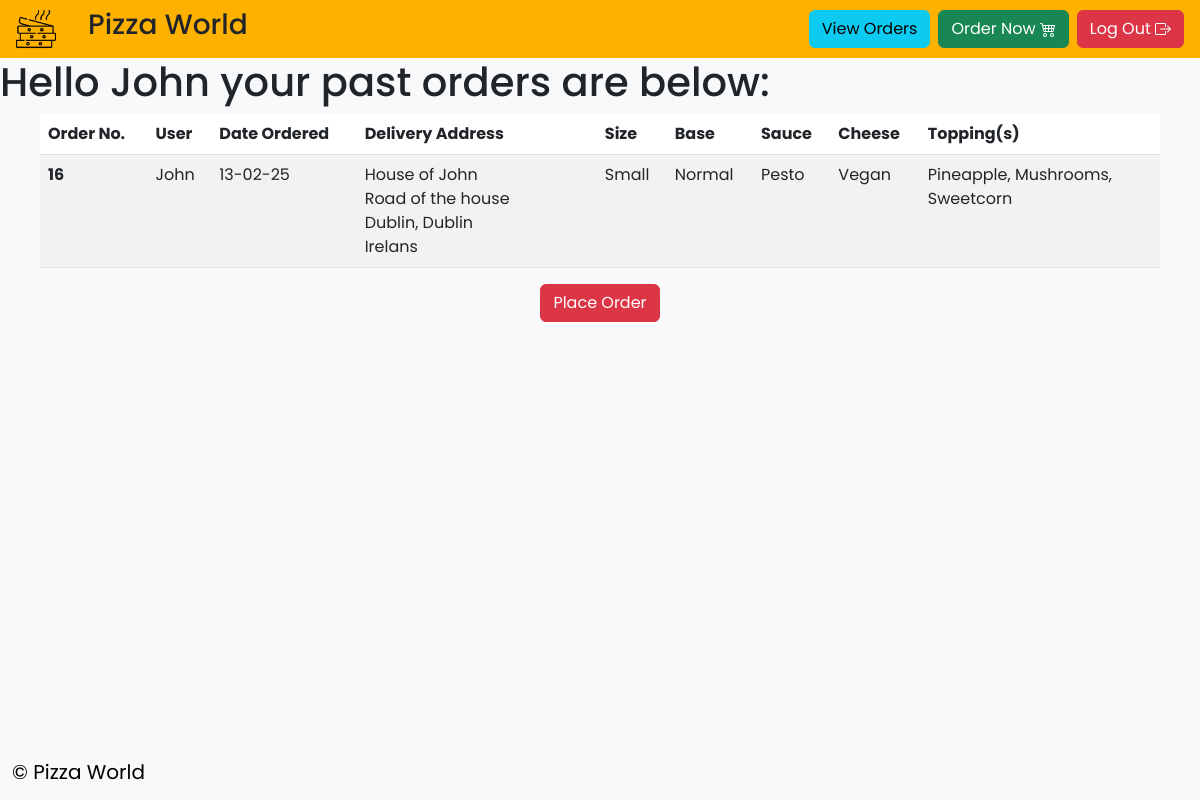
The app's page /dashboard (signed in) with its own data.
### pizzaApp/models.py (models this page shows, shortened)
class OrderDetails(models.Model):
    person = models.ForeignKey(User, on_delete=models.CASCADE)
    size = models.ForeignKey(Size, on_delete=models.CASCADE)
    base = models.ForeignKey(Base, on_delete=models.CASCADE)
    sauce = models.ForeignKey(Sauce, on_delete=models.CASCADE)
    cheese = models.ForeignKey(Cheese, on_delete=models.CASCADE)
    toppings = models.ManyToManyField(Topping)
    time_ordered = models.DateTimeField(auto_now_add=True)

class Payment(models.Model):
    order = models.OneToOneField(OrderDetails, on_delete=models.CASCADE, related_name='payment')
    name = models.CharField(max_length=200)
    address1 = models.CharField(max_length=200)
    address2 = models.CharField(max_length=200)
    address3 = models.CharField(max_length=200, blank=True)
    city = models.CharField(max_length=200)
    county = models.CharField(max_length=200)
    country = models.CharField(max_length=200)
    card_name = models.CharField(max_length=200)
    card_number = models.CharField(max_length=16)
    cvv = models.CharField(max_length=4)
    expire = models.CharField(max_length=7)

class Size(models.Model):
    name = models.CharField(max_length=50, unique=True, default='---')

class Base(models.Model):
    name = models.CharField(max_length=50, unique=True, default='---')

class Sauce(models.Model):
    name = models.CharField(max_length=50, unique=True, default='---')

class Cheese(models.Model):
    name = models.CharField(max_length=50, unique=True, default='---')

class Topping(models.Model):
    name = models.CharField(max_length=50, unique=True, default='---')

### pizzaApp/views.py (the view)
# urls.py: path('dashboard', views.dashboard, name="dashboard"),
def dashboard(request):
    if (not request.user.is_authenticated):
        messages.warning(request, "You are not logged in!")
        return redirect("my-login")
    orders = OrderDetails.objects.filter(person_id=request.user.id).select_related('payment')
    context = {'orders': orders}
    return render(request, 'dashboard.html', context=context)

### pizzaApp/templates/dashboard.html (shortened to what this page needs)
{% extends 'base.html' %}
{% block content %}
    <h1>Hello {{user.username|capfirst}} your past orders are below:</h1>
    {% if orders %}
    <div class="d-flex justify-content-center align-items-center full-height">
    <table class="table table-striped" style="max-width:  70rem;">
        <thead>
            <tr>
                <th scope="col">Order No.</th>
                <th scope="col">User</th>
                <th scope="col">Date Ordered</th>
                <th scope="col">Delivery Address</th>
                <th scope="col">Size</th>
                <th scope="col">Base</th>
                <th scope="col">Sauce</th>
                <th scope="col">Cheese</th>
                <th scope="col">Topping(s)</th>
            </tr>
        </thead>
        <tbody>
            {% for order in orders %}
                <tr>
                    <th scope="row">{{ order.id }}</th>
                    <td>{{ order.person.username|capfirst }}</td>
                    <td>{{ order.time_ordered|date:"d-m-y" }}</td>
                    <td style="min-width: 13rem;">{{ order.payment.address1 }}<br>
                        {{ order.payment.address2 }}
                        {% if order.payment.address3 %}<br>{{  order.payment.address3  }}{% endif %}<br>
                        {{ order.payment.city}}, {{  order.payment.county }}<br>
                        {{ order.payment.country }}
                    </td>
                    <td>{{ order.size.name }}</td>
                    <td>{{ order.base.name }}</td>
                    <td>{{  order.sauce.name  }}</td>
                    <td>{{  order.cheese.name  }}</td>
                    <td style="max-width: 13rem;">{% for topping in order.toppings.all %}
                            {{ topping.name }}{% if not forloop.last %}, {% endif %}
                        {% endfor %}</td>
                </tr>
                {% endfor %}
            </tbody>
    </table>
    </div>
        {% endif %}
    <div class="d-flex justify-content-center align-items-center full-height">
        <a class="btn btn-danger" type="button" href="{% url 'order' %}">Place Order</a>
    </div>
    {% endblock %}

### pizzaApp/templates/base.html (style rules this page uses)
body { background-color: #f8f9fa; min-height: 100vh; padding-bottom: 5%; font-family: "Poppins", sans-serif; }

### records on screen
OrderDetails: id "16", person.username "John", time_ordered "13-02-25", payment.address1 "House of John", payment.address2 "Road of the house", payment.city "Dublin", payment.county "Dublin", payment.country "Irelans", size.name "Small", base.name "Normal", sauce.name "Pesto", cheese.name "Vegan"
Topping: name "Pineapple"
Topping: name "Mushrooms"
Topping: name "Sweetcorn"

### other values on screen
{{ user.username|capfirst }} "John"
